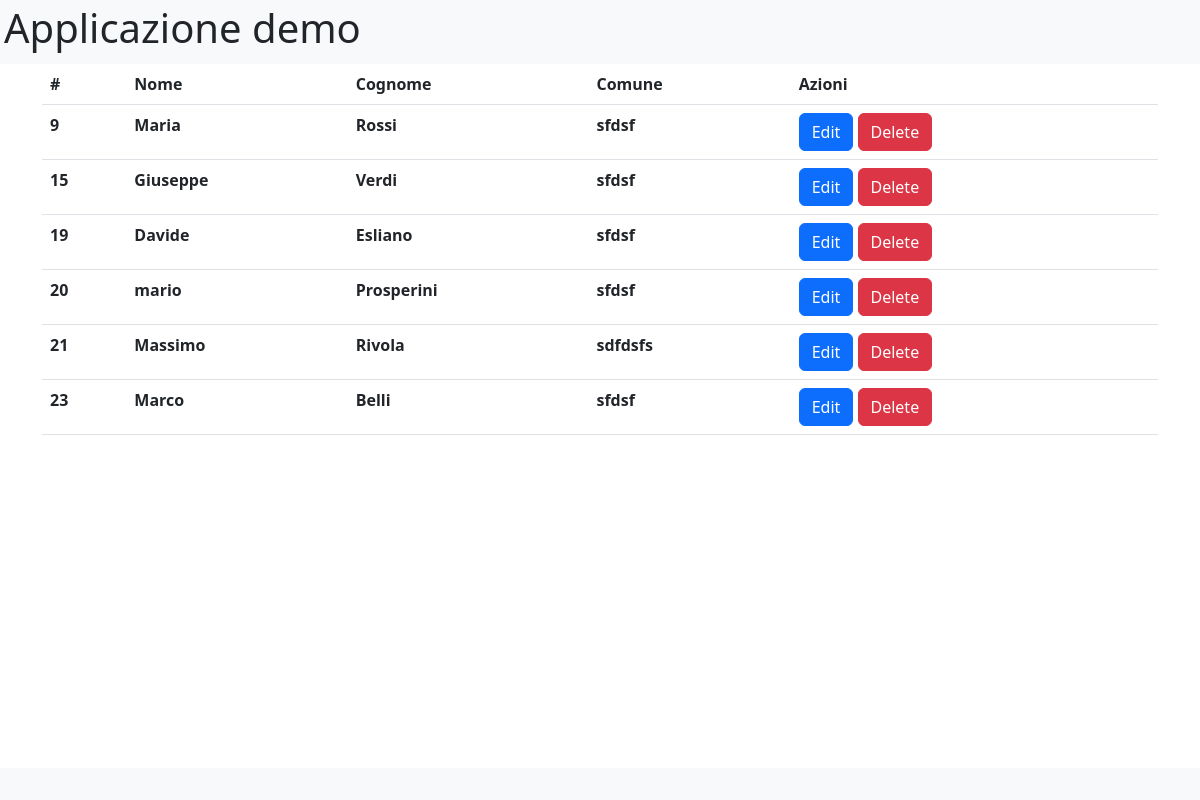
Page /form_in_php/index-user.php on the committed database.
### tables this page shows
CREATE TABLE `user` (
  `user_id` int(11) NOT NULL,
  `first_name` varchar(255) NOT NULL,
  `last_name` varchar(255) NOT NULL,
  `birthday` date NOT NULL,
  `birth_city` varchar(255) NOT NULL,
  `regione_id` int(11) NOT NULL,
  `provincia_id` int(11) NOT NULL,
  `gender` enum('M','F') NOT NULL,
  `username` varchar(255) NOT NULL,
  `password` varchar(255) NOT NULL
);

### form_in_php/class/crud/UserCRUD.php (called while the page is built, shortened)
<?php
class UserCRUD
{
    public function read(int $user_id = null):User|array|bool
    {
        $conn = new \PDO(DB_DSN, DB_USER, DB_PASSWORD);
        if (!is_null($user_id)) {
            $query = "SELECT * FROM user WHERE user_id = :user_id;";
            $stm =  $conn->prepare($query);
            $stm->bindValue(':user_id', $user_id, PDO::PARAM_INT);
            $stm->execute();
            $result = $stm->fetchAll(PDO::FETCH_CLASS, User::class);
            if (count($result) == 1) {
                return $result[0];
            }
            if (count($result) > 1) {
                throw new \Exception("Chiave primaria duplicata", 1);
            }
            if (count($result) === 0) {
                return false;
            }
        } else {
            $query = "SELECT * FROM user;";
            $stm =  $conn->prepare($query);
            $stm->execute();
            $result = $stm->fetchAll(PDO::FETCH_CLASS, User::class);
            return $result;
        }
    }
}

### form_in_php/autoload.php (called while the page is built, shortened)
<?php
spl_autoload_register(function($className){
    $className = str_replace("\\","/",__DIR__."/class/".$className.'.php');
});

### form_in_php/index-user.php (the view, shortened to what this page needs)
<?php
require "./autoload.php";
$users = (new UserCRUD())->read();
?>
<?php require "./class/views/head-view.php" ?>
<table class="table">
    <tr>
        <th>#</th>
        <th>Nome</th>
        <th>Cognome</th>
        <th>Comune</th>
        <th>Azioni</th>
    </tr>
    <?php foreach ($users as $user) { ?>
    <tr>
        <th><?php echo $user->user_id?></th>
        <th><?php echo $user->first_name?></th>
        <th><?php echo $user->last_name?></th>
        <th><?php echo $user->birth_city?></th>
        <td>
            <a href= "edit-user.php?user_id=<?=$user->user_id?>" class="btn btn-primary btn-xs">Edit</a>
            <a href= "delete-user.php?user_id=<?=$user->user_id?>" class="btn btn-danger btn-xs">Delete</a>
        </td>
    </tr>
    <?php }?>
</table>
<?php require "./class/views/footer-view.php" ?>

### form_in_php/class/views/head-view.php (shortened to what this page needs)
<!doctype html>
<html lang="en">
<head>
     <link href="https://cdn.jsdelivr.net/npm/bootstrap@5.3.0-alpha1/dist/css/bootstrap.min.css" rel="stylesheet">
     <link href="assets/css/style.css" rel="stylesheet">
</head>
<body>
     <header class="bg-light p-1">
          <h1 class="display-6">Applicazione demo</h1>
     </header>
     <main class="container">

### form_in_php/class/views/footer-view.php (shortened to what this page needs)
</main>
<footer class="footer-bottom footer mt-auto py-3 bg-light">
</footer>
</body>
</html>

### form_in_php/assets/css/style.css (style rules this page uses)
body { padding-bottom: 4rem; }
.footer-bottom { position: fixed; width: 100%; bottom: 0; }

### rows in the picture
user: user_id "9", first_name "Maria", last_name "Rossi", birth_city "sfdsf"
user: user_id "15", first_name "Giuseppe", last_name "Verdi", birth_city "sfdsf"
user: user_id "19", first_name "Davide", last_name "Esliano", birth_city "sfdsf"
user: user_id "20", first_name "mario", last_name "Prosperini", birth_city "sfdsf"
user: user_id "21", first_name "Massimo", last_name "Rivola", birth_city "sdfdsfs"
user: user_id "23", first_name "Marco", last_name "Belli", birth_city "sfdsf"
